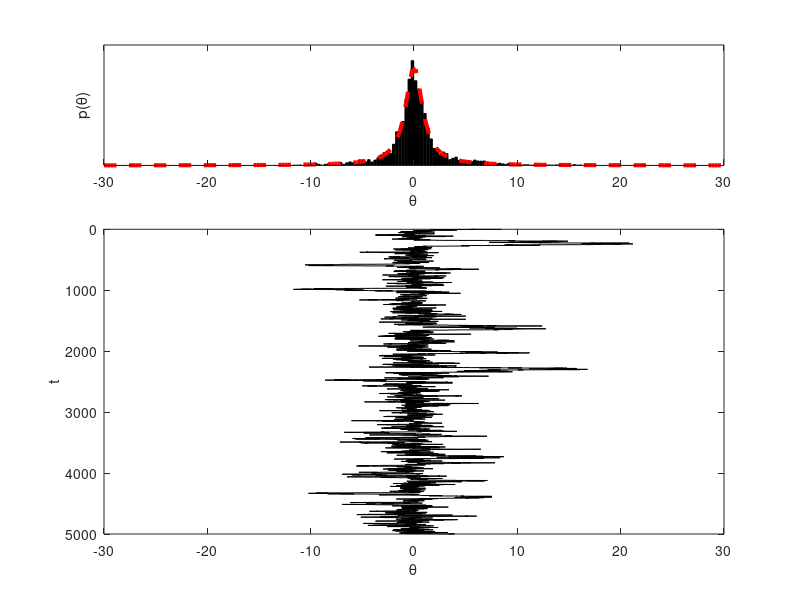

This chart was generated by the following MATLAB code:
# Use the Metropolis procedure to sample from Cauchy density
1; # not a function file
function y = cauchy(theta)
  # returns the unnormalized density of the cauchy distribution
  y = 1 ./ (1 + theta .^ 2);
end


# Initialise the Metropolis sampler
T = 5000; # max iterations
burnin = 500; # samples to exclude
sigma = 1.5 # std dev of normal proposal density
thetamin  = -30; thetamax = 30; # define a range for starting values
theta = zeros(1, T); # init storage space for our samples
# seed=1; rand('state', seed); randn('state',seed); # set the random seed
theta(1) = unifrnd (thetamin, thetamax);
accepted = [0 0]; # accept : reject


# start sampling
t = 1;
while t < T # iterate until we have T samples
  t=t+1;
  # propose a new value for theta using a normal proposal density
  theta_star = normrnd (theta(t-1), sigma);
  # calculate the acceptance ratio
  alpha = min ([ 1 (cauchy( theta_star) / cauchy (theta(t-1) ))]);
  # draw a uniform deviate from [0. 1]
  u = rand;
  # do we accept this proposal?
  if u < alpha
     theta(t) = theta_star; # if so, proposal becomes a new state
     accepted(1) ++;
  else
    theta(t) = theta(t-1); # if not, copy old state
    accepted(2) ++;
  end
end

# Display histogram of our samples
figure (1); clf;
subplot (3,1,1);
nbins = 200;
thetabins = linspace (thetamin, thetamax, nbins);
counts = hist (theta(burnin:T), thetabins);
bar (thetabins, counts/sum(counts), 'k');
xlim ([thetamin thetamax]);
xlabel ('\theta'); ylabel ('p(\theta)');

# overlay the theoretical density
y = cauchy (thetabins);
hold on;
plot (thetabins, y/sum(y), 'r--', 'LineWidth', 3);
set (gca, 'YTick', []);

# display history of our samples
subplot (3,1,2:3);
stairs (theta, 1:T, 'k-');
ylabel ('t'); xlabel ('\theta');
set (gca, 'YDir', 'reverse');
xlim ([thetamin thetamax]);

accepted(1) / sum(accepted)
